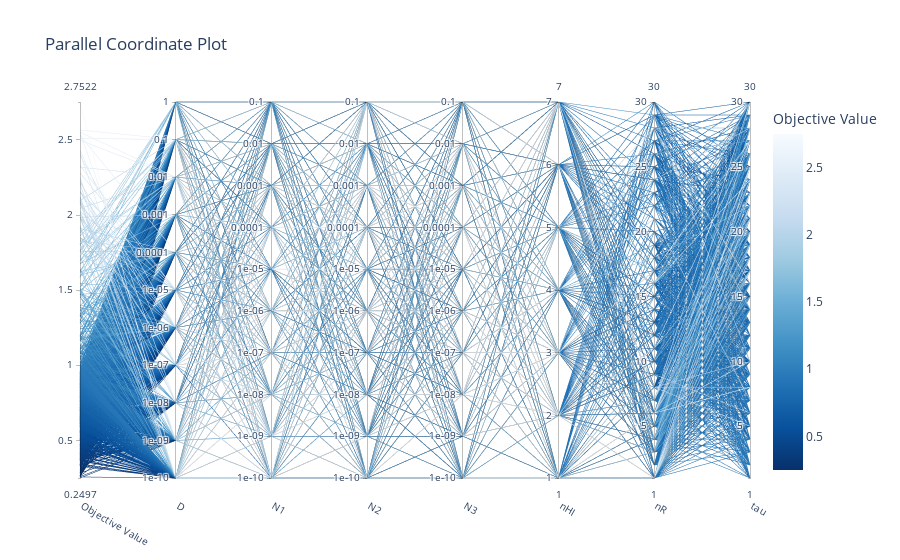

The notebook cell this image was saved under:
### Code cell
plot_parallel_coordinate(study)

### Figure 1 — Plotly figure (JSON) as saved in the notebook; plotly's stock layout.template omitted (floating-point values rounded to 4 significant figures; data arrays with more than 128 entries replaced by an {"elided": "..."} marker saying what was removed)
{"data": [{"dimensions": [{"label": "Objective Value", "range": [0.2497, 2.752], "values": {"elided": "2301 float values"}}, {"label": "D", "range": [0, 10], "ticktext": ["1e-10", "1e-09", "1e-08", "1e-07", "1e-06", "1e-05", "0.0001", "0.001", "0.01", "0.1", "1"], "tickvals": [0, 1, 2, 3, 4, 5, 6, 7, 8, 9, 10], "values": {"elided": "2301 int values"}}, {"label": "N1", "range": [0, 9], "ticktext": ["1e-10", "1e-09", "1e-08", "1e-07", "1e-06", "1e-05", "0.0001", "0.001", "0.01", "0.1"], "tickvals": [0, 1, 2, 3, 4, 5, 6, 7, 8, 9], "values": {"elided": "2301 int values"}}, {"label": "N2", "range": [0, 9], "ticktext": ["1e-10", "1e-09", "1e-08", "1e-07", "1e-06", "1e-05", "0.0001", "0.001", "0.01", "0.1"], "tickvals": [0, 1, 2, 3, 4, 5, 6, 7, 8, 9], "values": {"elided": "2301 int values"}}, {"label": "N3", "range": [0, 9], "ticktext": ["1e-10", "1e-09", "1e-08", "1e-07", "1e-06", "1e-05", "0.0001", "0.001", "0.01", "0.1"], "tickvals": [0, 1, 2, 3, 4, 5, 6, 7, 8, 9], "values": {"elided": "2301 int values"}}, {"label": "nHI", "range": [1, 7], "values": {"elided": "2301 int values"}}, {"label": "nR", "range": [1, 30], "values": {"elided": "2301 int values"}}, {"label": "tau", "range": [1, 30], "values": {"elided": "2301 int values"}}], "labelangle": 30, "labelside": "bottom", "line": {"color": {"elided": "2301 float values"}, "colorbar": {"title": {"text": "Objective Value"}}, "colorscale": [[0, "rgb(247,251,255)"], [0.125, "rgb(222,235,247)"], [0.25, "rgb(198,219,239)"], [0.375, "rgb(158,202,225)"], [0.5, "rgb(107,174,214)"], [0.625, "rgb(66,146,198)"], [0.75, "rgb(33,113,181)"], [0.875, "rgb(8,81,156)"], [1, "rgb(8,48,107)"]], "reversescale": true, "showscale": true}, "type": "parcoords"}], "layout": {"title": {"text": "Parallel Coordinate Plot"}}}
